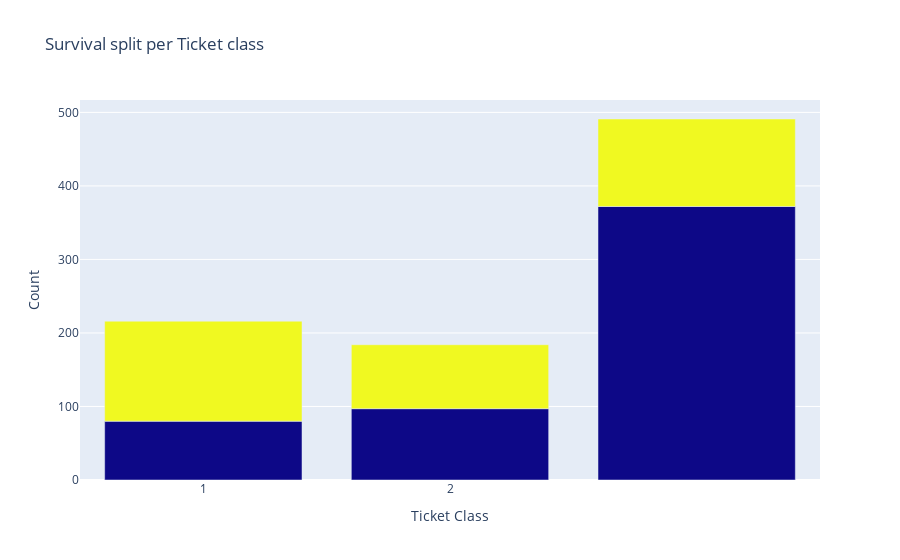

The cell this chart's notebook holds for it:
### Code cell
# Create the stacked bar chart
fig = px.bar(classurvival, 
             x="Pclass", 
             y="Name", 
             color="Survived", 
             barmode="stack",
             title="Survival split per Ticket class")

# Update the axis labels
fig.update_layout(xaxis_title="Ticket Class", yaxis_title="Count",coloraxis_showscale=False)
fig.update_layout(xaxis=dict(tickmode="array", tickvals=[0, 1, 2]))


# Show the plot
fig.show()

### Figure 1 — Plotly figure (JSON) as saved in the notebook; plotly's stock layout.template omitted (floating-point values rounded to 4 significant figures)
{"data": [{"alignmentgroup": "True", "hovertemplate": "Pclass=%{x}<br>Name=%{y}<br>Survived=%{marker.color}<extra></extra>", "legendgroup": "", "marker": {"color": [0, 1, 0, 1, 0, 1], "coloraxis": "coloraxis", "pattern": {"shape": ""}}, "name": "", "offsetgroup": "", "orientation": "v", "showlegend": false, "textposition": "auto", "type": "bar", "x": [1, 1, 2, 2, 3, 3], "xaxis": "x", "y": [80, 136, 97, 87, 372, 119], "yaxis": "y"}], "layout": {"barmode": "stack", "coloraxis": {"colorbar": {"title": {"text": "Survived"}}, "colorscale": [[0, "#0d0887"], [0.1111, "#46039f"], [0.2222, "#7201a8"], [0.3333, "#9c179e"], [0.4444, "#bd3786"], [0.5556, "#d8576b"], [0.6667, "#ed7953"], [0.7778, "#fb9f3a"], [0.8889, "#fdca26"], [1, "#f0f921"]], "showscale": false}, "legend": {"tracegroupgap": 0}, "title": {"text": "Survival split per Ticket class"}, "xaxis": {"anchor": "y", "domain": [0, 1], "tickmode": "array", "tickvals": [0, 1, 2], "title": {"text": "Ticket Class"}}, "yaxis": {"anchor": "x", "domain": [0, 1], "title": {"text": "Count"}}}}
